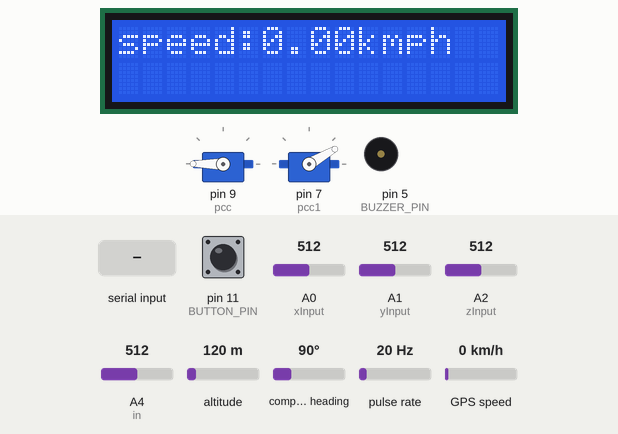
The sketch below on a simulated Arduino Mega 2560, built with avr-gcc and run on an emulated ATmega2560. Shown: 16×2 character LCD, 2 × servo, buzzer (waves = sounding, pin HIGH). Wiring (inferred from the names in the program): pulse sensor: data pin 2. The test bench sets the inputs (shaded band); at power-on: pulse rate 20 Hz, pin 11 (BUTTON_PIN) HIGH, A0 (xInput) = 512, A1 (yInput) = 512, A2 (zInput) = 512, A4 (in) = 512, altitude 120 m, compass heading 90°, GPS speed 0 km/h. The GPS gets a fix after 3 s at 37.7749, -122.4194 with 8 satellites; the modem accepts every AT command (registered, SIM ready, sends succeed) and sends nothing else; what the sketch prints to the serial monitor is not drawn.

Above: at 2.3 s.
2.4 s: pulse rate (sensor on pin 2) set to 50 Hz
At 4.1 s:
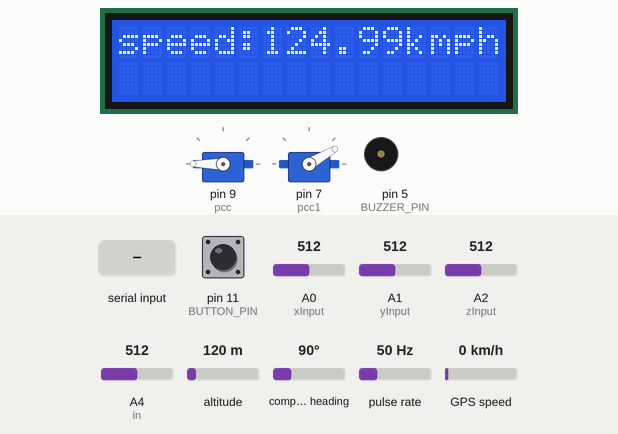
8.8 s: "1\n" received over Serial
At 9.04 s:
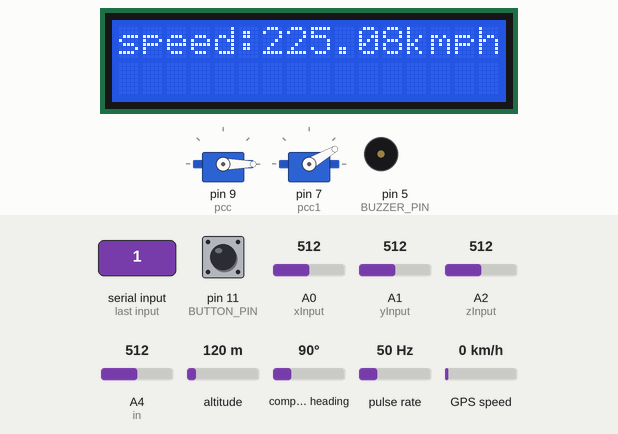
10.8 s: byte 48 ('0') received over Serial
At 11.63 s:
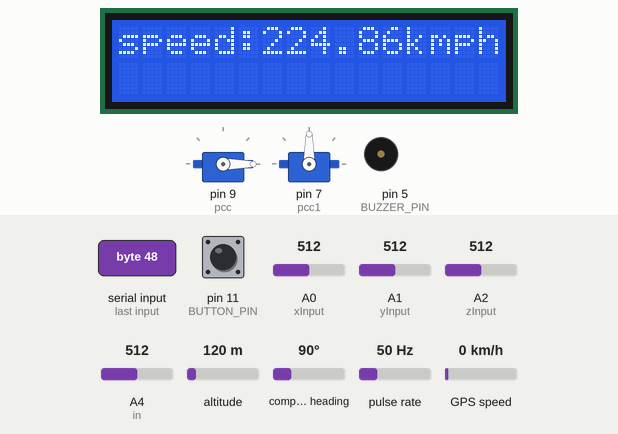
12.9 s: "Location\n" received over the second serial link
At 14.29 s:
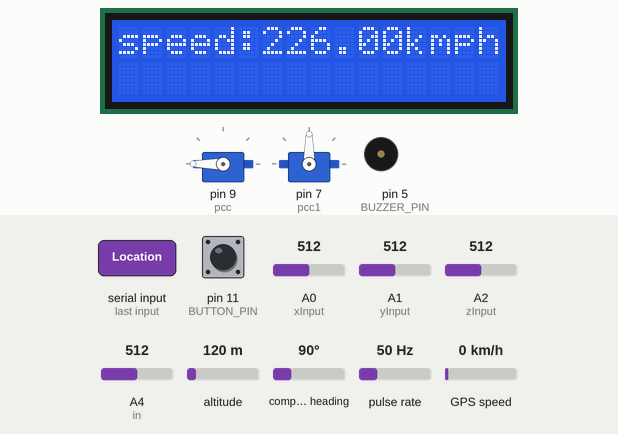
16.9 s: pulse rate (sensor on pin 2) set to 4 Hz
At 23.2 s:
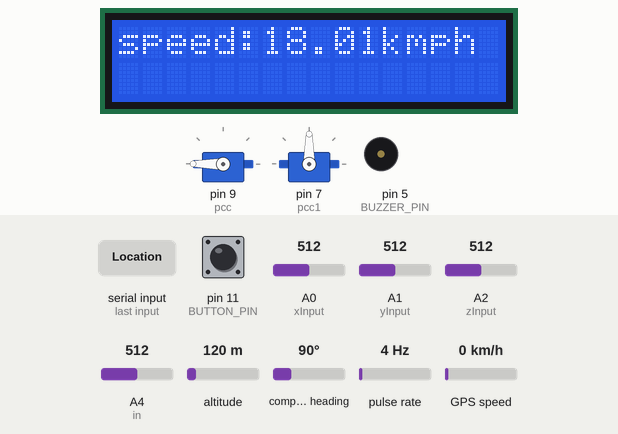
23.3 s: "+CMT\n" received over the second serial link
At 24.66 s:
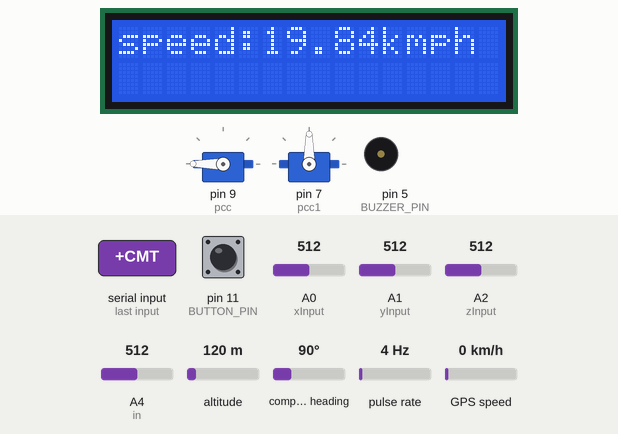
Timing chart, 0 to 26.3 s (numbered marks = the images above; inputs shaded):
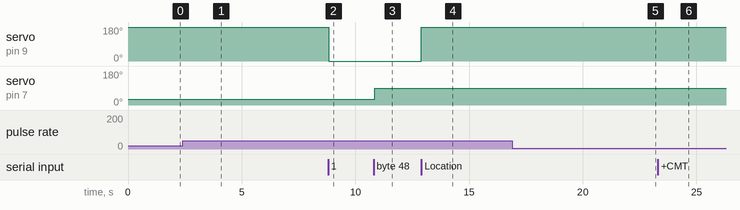

Measured:
- after the input at 8.8 s, servo on pin 9 (pcc): 180° → 0° at once
- after the input at 10.8 s, servo on pin 9 (pcc): 0° → 180° after 2.1 s
- what the display in image 1 shows lasts 1.1 s, from 3.3 s to 4.4 s
- what the display in image 3 shows lasts 0.4 s, from 11.4 s to 11.8 s

The sketch:

full_code.ino
```cpp
#include <Arduino.h>
#include <LiquidCrystal_I2C.h>
#include <TinyGPS++.h>
#include <Servo.h>

LiquidCrystal_I2C lcd(0x27, 16, 2);  // I2C address 0x27, 16 column and 2 rows


//*********************************** FOR ACCIDENT *****************************************************

const int xInput = A0;
const int yInput = A1;
const int zInput = A2;

int RawMin = 0;
int RawMax = 1023;
int count = 0;
const int sampleSize = 10;
byte updateflag;
byte updateflag1;
byte updateflag2;

//************************************ for buzzer ****************************************
const int BUTTON_PIN = 11;  // Arduino pin connected to button's pin
const int BUZZER_PIN = 5;   // Arduino pin connected to Buzzer's pin
//****************************************************************************************

int xaxis = 0, yaxis = 0, zaxis = 0;
int deltx = 0, delty = 0, deltz = 0;
int vibration = 2, devibrate = 75;
int magnitude = 0;
int sensitivity = 150;
bool buttonPressed = false;  // flag to track if the button has been pressed
bool buzzerOn = false;       // flag to track if the buzzer is currently on
//bool resetLoop = false;    // flag to track if the loop should be reset
bool codeExecuted = false;
boolean impactDetected = false;
//Used to run impact routine every 2mS.
unsigned long time1;
unsigned long impactTime;
unsigned long alertDelay = 30000;  //30 seconds

//******************************GPS****************************************

TinyGPSPlus gps;  // Create a TinyGPS++ object
double longi;
double lati;
boolean GPS = true;

unsigned long previousMillis1 = 0;

//======================================GSM============================================

String EmergencyContact = "+94xxxxxxxxx";
String Contact1 = "+94xxxxxxxxx";
String Contact2 = "+94xxxxxxxxx";
String url = "";
String phoneNum = "";

//======================================SERVO==========================================

Servo pcc;
Servo pcc1;
char val;
unsigned long previousMillis4 = 0;
unsigned long previousMillis5 = 0;
boolean pccstate1 = false;
boolean pccstate2 = false;
boolean lockon=false;

//======================================VOLTAGE========================================

int in = A4;
unsigned long previousMillis2 = 0;

//======================================FOR SPEED=======================================

// Constants
const int hallPin = 2;                            // Hall sensor pin
const float wheelCircumference = 2 * 3.14 * 0.2;  // Wheel circumference in meters (adjust as needed)
const unsigned long interval = 2000;              // Measurement interval in milliseconds

// Variables
volatile unsigned int hallCount = 0;  // Hall sensor count
unsigned long previousMillis = 0;
float speedKmph = 0.0;

void setup() {

  analogReference(EXTERNAL);
  Serial.begin(9600);

  // Begin serial communication with Arduino and SIM900
  Serial2.begin(9600);

  // Start the software serial port at the GPS's default baud
  Serial3.begin(9600);

  lcd.init();  // initialize the lcd
  lcd.backlight();
  // Attach interrupt to the Hall sensor pin
  attachInterrupt(digitalPinToInterrupt(hallPin), countPulse, RISING);

  pcc.attach(9);   //servo
  pcc1.attach(7);  //servo2
  pcc1.write(30);
  pcc.write(180);

  pinMode(in, INPUT);

  Serial2.println("AT+CMGF=1");  // Change sim900A  Serial to SIM900A
  delay(1000);
  Serial2.println("AT+CNMI=2,2,0,0,0");  // Configure module


  //*************************** ADXL335 ******************************************
  xaxis = analogRead(xInput);
  yaxis = analogRead(yInput);
  zaxis = analogRead(zInput);
  //**************************** For buzzer **************************************
  pinMode(BUTTON_PIN, INPUT_PULLUP);  // set Arduino pin to input pull-up mode
  pinMode(BUZZER_PIN, OUTPUT);        // set Arduino pin to output mode
  digitalWrite(BUZZER_PIN, LOW);
  //*****************************************************************************
  lcd.begin(0x27, 16, 2);
}

void loop() {

  lcd.init();

  unsigned long currentMillis1 = millis();
  if (currentMillis1 - previousMillis1 > 58000) {
    getGPS();
    previousMillis1 = currentMillis1;
  }

  accidentdetected();

  servo();
  //servo1();


  unsigned long currentMillis2 = millis();
  if (currentMillis2 - previousMillis2 > 2000) {
    voltage();
    previousMillis2 = currentMillis2;
  }

  speed();
  readMessege();
}


void accidentdetected() {


  //call impact routine every 2mS
  if (micros() - time1 > 1999) Impact();  // 2000micro seconds = 2 ms
  fall();

  if (updateflag1 == 1 && updateflag2 == 1 ) {
    updateflag = 1;
  }
  if (updateflag1 == 1 && updateflag2 == 0) {
    updateflag = 0;
  }

  if (updateflag == 1 ) {
    updateflag = 0;
    updateflag2 = 0;
    updateflag1 = 0;
    if(lockon==false){

    turnOnBuzzer();
    //Serial.println("Accident Detected");
    // Serial.println(magnitude);
      lcd.setCursor(0,1);
      lcd.print("Accident");
      lcd.setCursor(9,1);
      lcd.print(magnitude);

    impactDetected = true;
    impactTime = millis();
    }
  }  //end of updateflag

  if (impactDetected == true) {
    if ((millis() - impactTime >= alertDelay) && digitalRead(BUZZER_PIN) == HIGH) {
      turnOffBuzzer();
      GPS = false;
      SendAlert(EmergencyContact, "Accident Detected! " + url);
      Serial.println("Sent Alert");
      impactDetected = false;
      impactTime = 0;
    }
  }  //end of impactDetected delay

  if (digitalRead(BUTTON_PIN) == LOW) {
    buttonPressed = true;
  }
  if (buttonPressed == true) {
    turnOffBuzzer();
    Serial.println("");

    buttonPressed = false;
    // impactDetected = false;
  }
}

void Impact() {
  //--------------------------------------------------------------
  time1 = micros();  // resets time value
  //--------------------------------------------------------------
  int oldx = xaxis;  //store previous axis readings for comparison
  int oldy = yaxis;
  int oldz = zaxis;

  xaxis = analogRead(xInput);
  yaxis = analogRead(yInput);
  zaxis = analogRead(zInput);

  //--------------------------------------------------------------
  //loop counter prevents false triggering. Vibration resets if there is an impact. Don't detect new changes until that "time" has passed.
  vibration--;
  //Serial.print("Vibration = "); Serial.println(vibration);
  if (vibration < 0) vibration = 0;
  //Serial.println("Vibration Reset!");

  if (vibration > 0) return;
  //--------------------------------------------------------------
  deltx = xaxis - oldx;
  delty = yaxis - oldy;
  deltz = zaxis - oldz;

  //Magnitude to calculate force of impact.
  magnitude = sqrt(sq(deltx) + sq(delty) + sq(deltz));

  if (magnitude >= sensitivity)  //impact detected
  {
    updateflag1 = 1;
    // reset anti-vibration counter
    vibration = devibrate;
  }

  else {
    //if (magnitude > 15)
    //Serial.println(magnitude);
    //reset magnitude of impact to 0
    magnitude = 0;
  }
}

void fall() {
  // read new state
  // int buttonState = digitalRead(BUTTON_PIN);

  // Read raw values
  int xRaw = ReadAxis(xInput);
  int yRaw = ReadAxis(yInput);
  int zRaw = ReadAxis(zInput);

  // Convert raw values to 'milli-Gs"
  long xScaled = map(xRaw, RawMin, RawMax, -3000, 3000);
  long yScaled = map(yRaw, RawMin, RawMax, -3000, 3000);
  long zScaled = map(zRaw, RawMin, RawMax, -3000, 3000);

  // Re-scale to fractional Gs
  float xAccel = xScaled / 1000.0;
  float yAccel = yScaled / 1000.0;
  float zAccel = zScaled / 1000.0;

  /*Serial.print("X, Y, Z  :: ");
    Serial.print(xRaw);
    lcd.setCursor(0,0);
    lcd.print(xRaw);
    Serial.print(", ");
    Serial.print(yRaw);
    Serial.print(", ");
    lcd.setCursor(5,0);
    lcd.print(yRaw);
    Serial.print(zRaw);
    lcd.setCursor(10,0);
    lcd.print(zRaw);
    Serial.print(" :: ");
    Serial.print(xAccel,0);
    Serial.print("G, ");
    Serial.print(yAccel,0);
    Serial.print("G, ");
    Serial.print(zAccel,0);
    Serial.println("G");*/


  if ((yRaw > 500 && yRaw < 565) && ((zRaw > 400 && zRaw < 435) || (zRaw > 600 && zRaw < 650))) {
    if (!codeExecuted) {
      updateflag2 = 1;
      Serial.println("Fall detected");
      codeExecuted = true;
    }
  } else if ((yRaw > 595 && yRaw < 6630) && (zRaw > 470 && zRaw < 550)) {
    codeExecuted = false;
    buttonPressed = false;
  }
}

// Take samples and return the average
int ReadAxis(int axisPin) {
  long reading = 0;
  analogRead(axisPin);
  delay(1);
  for (int i = 0; i < sampleSize; i++) {
    reading += analogRead(axisPin);
  }
  return reading / sampleSize;
}


/*=============================  Turn on and off buzzer =============================*/
void turnOnBuzzer() {
  digitalWrite(BUZZER_PIN, HIGH);  // turn on the buzzer
  buzzerOn = true;
}

void turnOffBuzzer() {
  digitalWrite(BUZZER_PIN, LOW);  // turn off the buzzer
  buzzerOn = false;
}

/*=============================  FOR GPS  ===========================================*/

void getGPS() {
  boolean newData = false;
  for (unsigned long start = millis(); millis() - start < 2000;) {
    while (Serial3.available() > 0 && GPS) {
      //Serial.println("Insode the while loop");
      if (gps.encode(Serial3.read())) {
        newData = true;
        break;
      }
    }  //end of while loop
  }

  if (newData)  //If newData is true
  {
    lati = gps.location.lat();
    longi = gps.location.lng();
    //Serial.print("\n\nLatitude: ");
    //Serial.println(lati, 6);
    //Serial.print("Longitude: ");
    //Serial.println(longi, 6);
    newData = false;
  } else {
   // Serial.println("No GPS data is available");
  }

  if (gps.location.isValid()) {
   // Serial.println("========Valid Location=======");
   // Serial.print("Latitude: ");
   // Serial.println(lati, 6);
   // Serial.print("Longitude: ");
   // Serial.println(longi, 6);
   // Serial.print("Altitude: ");
    //Serial.println(gps.altitude.meters());
    //delay(3000);
    url = "https://www.google.com/maps/search/?api=1&query=" + String(lati, 6) + "," + String(longi, 6);

  } else {
    //Serial.println("Location: Not Available");
    url = " Location: Not Available";
    //delay(3000);
  }
  //readMessege();

  // If 5000 milliseconds pass and there are no characters coming in
  // over the software serial port, show a "No GPS detected" error
  if (millis() > 5000 && gps.charsProcessed() < 10) {
    //Serial.println("No GPS detected");
    url = " Location: Not Available";
    return;
  }
  Serial2.println("AT+CMGF=1");  // Change sim900A  Serial to SIM900A
  delay(1000);
  Serial2.println("AT+CNMI=2,2,0,0,0");  // Configure module

}

/*=============================  FOR SEND LOCATION  ===========================================*/


void readMessege() {
  if (Serial2.available()) {
    String response = Serial2.readString();
    Serial.println(response);
    //remove "/n"
    String message = response;
    message.replace("\n", "");
    String ATcommand = message.substring(0, response.indexOf(':') - 1);
    ATcommand.trim();  // Trim white spaces

    if (ATcommand == "+CMT") {
      // Find the index of the first double quote
      int firstDoubleQuoteIndex = message.indexOf('\"');
      // Extract the phone number
      phoneNum = message.substring(firstDoubleQuoteIndex + 1, message.indexOf('\"', firstDoubleQuoteIndex + 1));
      int lastDoubleQuoteIndex = message.lastIndexOf('\"');
      // Extract the message
      String messageContent = message.substring(lastDoubleQuoteIndex + 1);
      messageContent.trim();
      Serial.println("Message: " + messageContent);
      Serial.println("phone number: " + phoneNum);
      //send the location
      if (phoneNum == Contact1 || phoneNum == Contact2) {  //can add more phone numbers here
        if (messageContent.equalsIgnoreCase("Location")) {
          //FoundLocation = false;
          //getGPS(phoneNum);
          GPS = false;
          SendAlert(phoneNum, url);
        }
      }
    }  //end of if ATcommand
  }
}

/*=============================  FOR SEND ALERT  ===========================================*/

void SendAlert(String phone, String link) {

  Serial.println("Initializing...");
  delay(1000);

  String message = link;

  Serial2.println("AT");  // Handshaking with SIM900
  updateSerial();

  Serial2.println("AT+CMGF=1");  // Configuring TEXT mode
  updateSerial();

  Serial2.print("AT+CMGS=\"" + phone + "\"\r");
  updateSerial();

  Serial2.print(message);  // Text content
  updateSerial();
  Serial2.write(26);
  GPS = true;
}


void updateSerial() {
  delay(500);
  while (Serial.available()) {
    Serial2.write(Serial.read());  // Forward what Serial received to Software Serial Port
  }
  while (Serial2.available()) {
    Serial.write(Serial2.read());  // Forward what Software Serial received to Serial Port
  }
}


//=================================for servo=================================================

void servo() {
  if (Serial.available()) {
    val = Serial.read();
    //Serial.println(val);

    if (val == '1') {
      pcc.write(0);
      pccstate1 = true;
      previousMillis4 = millis();
       // Store the current time

      // pinMode(15, LOW);

    } else if (val == '0') {
      pcc1.write(30);
      pccstate2 = true;
      previousMillis5 = millis();  // Store the current time

      // pinMode(15, LOW);
    }
  }

  // Check the delay for servo1
  unsigned long currentMillis = millis();
  if (currentMillis - previousMillis4 > 2000 && pccstate1) {
    servo1();
    pccstate1 = false;
    lockon=true; ///lock eka wahila

  }

  // Check the delay for servo2
  if (currentMillis - previousMillis5 > 2000 && pccstate2) {
    servo2();
    pccstate2 = false;
    lockon=false;
  }
}

void servo1() {
  pcc1.write(90);
}

void servo2() {
  pcc.write(180);
}


//=================================== for voltage ==================================================

void voltage() {

  float valv = analogRead(in);
  float val2 = (valv / 1024) * 5 * 0.33;
  float val3 = (val2 * 37.5) / 7.5;
  float avg = ((val3 - 5.5) / 2.9) * 100;

  //Serial.println(valv);
  //Serial.println(val2);
  //Serial.println(val3);
  Serial.print(avg);
  Serial.println("%");
  //delay(1000);
}

//=================================== FOR SPEED ==================================================

void speed() {
  lcd.clear();  // clear display
  lcd.setCursor(0, 0);         // move cursor to   (0, 0)
  //lcd.print("Arduino");        // print message at (0, 0)
  //delay(500);                  // display the above for two seconds
  unsigned long currentMillis = millis();

  // Calculate the elapsed time
  unsigned long elapsedTime = currentMillis - previousMillis;

  // Check if the measurement interval has passed
  if (elapsedTime >= interval) {
    // Calculate speed in km/h
    float speedMps = (float)hallCount * wheelCircumference / elapsedTime;  // Speed in meters per second
    speedKmph = speedMps * 3600;                                           // Speed in km/h

    // Display the speed
    //Serial.print("Speed: ");
    //Serial.print(speedKmph);
   // Serial.println(" km/h");

    // Reset the hall sensor count and previous time
    hallCount = 0;
    previousMillis = currentMillis;
  }
  lcd.clear();
  lcd.print("speed:");
  lcd.print(speedKmph);
  lcd.print("kmph");
}
// Interrupt service routine to count pulses from the Hall sensor
void countPulse() {
  hallCount++;
}
```
